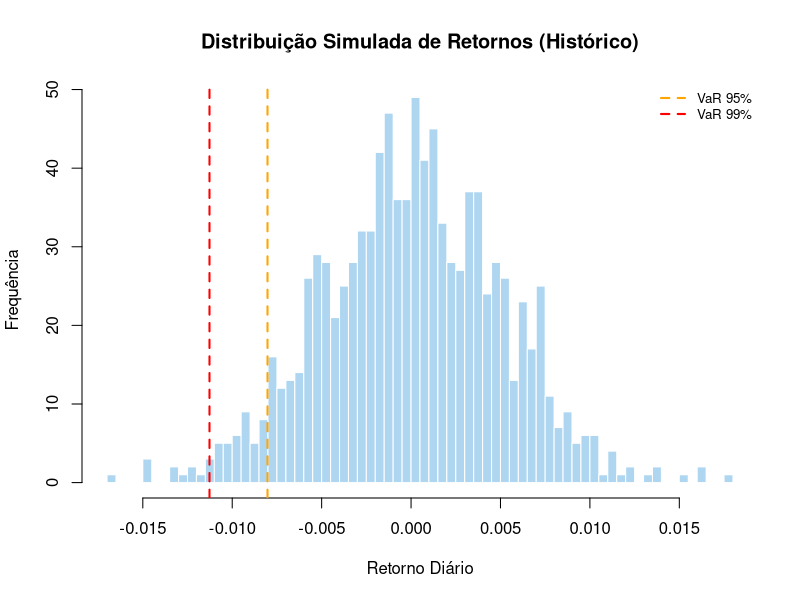

Here is the R script that generated this plot: (Note: this script raises an error after producing the figure.)
## ---- chunk 1
knitr::opts_chunk$set(echo = FALSE, warning = FALSE, message = FALSE)
library(knitr)
library(kableExtra)

fmt_brl <- function(x) formatC(x, format = "f", digits = 2, big.mark = ".", decimal.mark = ",")
fmt_pct <- function(x) paste0(formatC(x * 100, format = "f", digits = 2), "%")

risk_level <- function(val, threshold_warn, threshold_crit) {
  if (val >= threshold_crit) return("\\textcolor{red}{CRÍTICO}")
  if (val >= threshold_warn) return("\\textcolor{orange}{ALERTA}")
  return("\\textcolor{green}{OK}")
}
## ---- chunk 2
# Simulação de distribuição de retornos (placeholder)
set.seed(42)
retornos <- rnorm(1000, mean = 0.0002, sd = 0.005)
hist(retornos, breaks = 50, col = "#aed6f1", border = "white",
     main = "Distribuição Simulada de Retornos (Histórico)",
     xlab = "Retorno Diário", ylab = "Frequência")
abline(v = quantile(retornos, 0.05), col = "orange", lwd = 2, lty = 2)
abline(v = quantile(retornos, 0.01), col = "red", lwd = 2, lty = 2)
legend("topright", legend = c("VaR 95%","VaR 99%"),
       col = c("orange","red"), lty = 2, lwd = 2, bty = "n", cex = 0.8)
## ---- chunk 3
if (length(params$stress_scenarios) > 0) {
  df <- as.data.frame(do.call(rbind, params$stress_scenarios))
  kable(df, booktabs = TRUE, caption = "Cenários de Stress",
        col.names = c("Cenário", "Premissa", "Impacto (R$)", "Impacto (% PL)")) |>
    kable_styling(latex_options = c("striped", "hold_position"))
} else {
  cat("| Cenário                     | Premissa                   | Impacto (R$) | % PL  |\n")
  cat("|-----------------------------|----------------------------|--------------|-------|\n")
  cat("| Inadimplência +5pp          | Taxa inad. sobe para 10%   | —            | —     |\n")
  cat("| Spread de Crédito +200bps   | Taxas mercado sobem 2%     | —            | —     |\n")
  cat("| Concentração Cedente default| Top cedente inadimplente   | —            | —     |\n")
  cat("| Crise de Liquidez           | Resgates de 20% em 5 dias  | —            | —     |\n")
}
